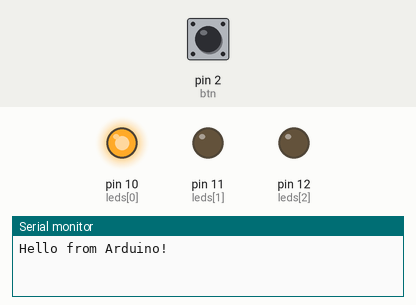
This sketch was run on a simulated Arduino Uno, built with avr-gcc and run on an emulated ATmega328P. Parts: output pins drawn as LEDs (lit = HIGH), the last lines printed to the serial monitor. Inputs (shaded band) come from the test bench; at power-on: pin 2 (btn) LOW.

Above: at 0.2 s.
At 5.2 s:
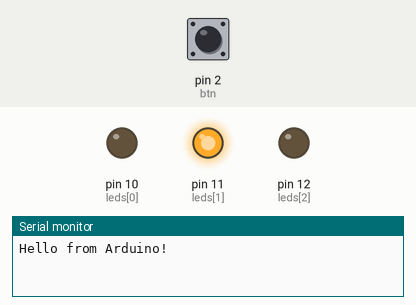
At 8.2 s:
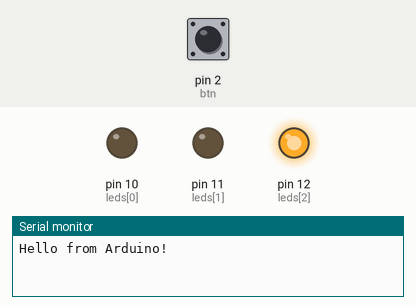
At 10.7 s:
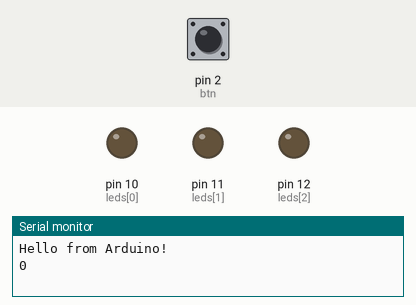
Timing chart, 0 to 11.7 s (numbered marks = the images above):
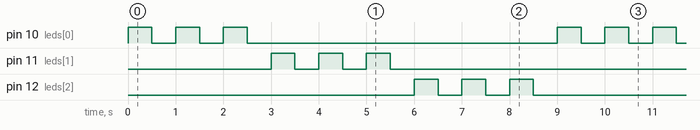

Measured:
- by itself, pin 10 (leds[0]), pin 11 (leds[1]), pin 12 (leds[2]): repeats every 9.0 s: 2 × (LOW 0.50 s, HIGH 0.50 s), LOW 6.5 s, HIGH 0.50 s
- by itself, everything shown: repeats every 9.0 s, in 18 steps

The sketch:

leds-test.ino
```cpp
/**
Simple test program that operates 3 LEDs.
*/

int btn = 2;

int leds[] = {10, 11, 12};
int length = sizeof(leds) / sizeof(leds[0]);
int ledIdx = 0;

int ledDelay = 500;
unsigned long myTime;


int btnVal = 0;

void setup() {
  // put your setup code here, to run once:
    for(int i = 0; i < length; i++) {
      pinMode(leds[i], OUTPUT);  // sets the pin as output
    }
    pinMode(btn, INPUT);

    // Init serial messages
    Serial.begin(9600);
    Serial.println("Hello from Arduino!");
}

void loop() {
  // put your main code here, to run repeatedly:
  myTime = millis();
  for(int i = 0; i < length; i++) {
    for(int j = 0; j < 3; j++) {
      digitalWrite(leds[i], HIGH); // analogRead values go from 0 to 1023, analogWrite values from 0 to 255
      delay(ledDelay);
      digitalWrite(leds[i], LOW); // analogRead values go from 0 to 1023, analogWrite values from 0 to 255
      delay(ledDelay);
    }
  }
  btnVal = digitalRead(btn);
  Serial.println(btnVal);
}
```
